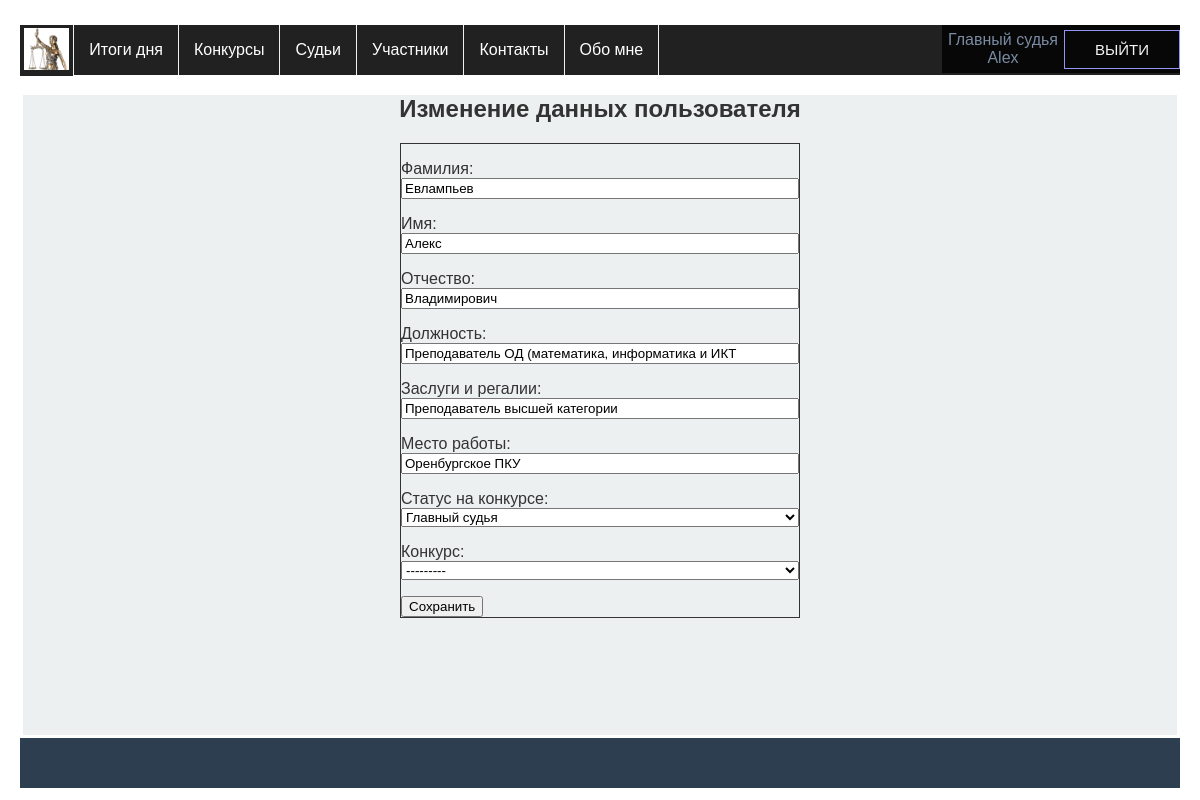
The page /judges/edit/2/ (signed in) on the database its author committed.
### app_for_judges/models.py (models this page shows, shortened)
class Judge(models.Model):
    STATUSES = (
        ('M', 'Главный судья'),
        ('J', 'Судья'),
        ('S', 'Секретарь'),
        ('O', 'Наблюдатель'),
    )
    class Meta:
        db_table = 'judges'
        verbose_name = _('Судья')
        verbose_name_plural = _('Судьи')
    user = models.OneToOneField(User, on_delete=models.CASCADE)
    patronymic = models.CharField(_('Отчество'), max_length=25, null=True, blank=True, default=None)
    post = models.CharField(_('Занимаемая должность'), max_length=100,
                            default='Преподаватель ОД (математика, информатика и ИКТ)')
    regalia = models.TextField(_('Заслуги и регалии'), default='Преподаватель высшей категории')
    organization = models.CharField(_('Место работы'), max_length=100, default='Оренбургское ПКУ')
    status = models.CharField(_('Статус на соревнованиях'), max_length=1,
                              choices=STATUSES, default='O')
    competitions = models.ManyToManyField(Competition, blank=True, default='Нет')

### app_for_judges/views.py (the view, shortened to what this page needs)
# urls.py: path('edit/<int:pk>/', edit_judge, name='edit_judge'),
@login_required
def edit_judge(request, pk):
    user = get_object_or_404(User, id=pk)
    if request.method == 'GET':
        context = {'form': JudgeEditForm(instance=user.judge,
                                         initial={'last_name': user.last_name, 'first_name': user.first_name}),
                   'id': pk}
        return render(request, 'app_for_judges/edit_judge.html', context)

### app_for_judges/forms.py
class JudgeEditForm(forms.ModelForm):
    class Meta:
        model = Judge
        fields = ['patronymic', 'post', 'regalia', 'organization']
    last_name = forms.CharField(max_length=25, label=_("Фамилия"))
    first_name = forms.CharField(max_length=25, label=_("Имя"))
    patronymic = forms.CharField(empty_value="", required=False, label=_("Отчество"))
    post = forms.CharField(max_length=100, label=_("Должность"))
    regalia = forms.CharField(empty_value="", required=False, label=_("Заслуги и регалии"))
    organization = forms.CharField(max_length=100, label=_("Место работы"))
    status = forms.ChoiceField(choices=Judge.STATUSES, label=_("Статус на конкурсе"))
    competition = forms.ModelChoiceField(
        queryset=Competition.objects.all().order_by('name'), blank=True, label=_("Конкурс"))
    field_order = ['last_name', 'first_name', 'patronymic', 'post', 'regalia', 'organization', 'status',
                   'competition']  # меняет порядок полей в форме

### app_for_competitions/models.py (called while the page is built)
    def __str__(self):
        return self.name

### app_for_judges/templates/app_for_judges/edit_judge.html (shortened to what this page needs)
{% extends 'base.html' %}
{% load static %}
{% block content %}
<h2 class="center">{% if id %} Изменение данных пользователя {% else %} Новый пользователь {% endif %}</h2>
<form method="post" novalidate>
    {{ form.as_p }}
    <input type="submit" value="Сохранить"/>
</form>
{% endblock content %}

### templates/base.html (shortened to what this page needs)
<!DOCTYPE html>
{% load static %}
<html lang="ru">
<head>
    <link rel="stylesheet" href="{% static 'css/stylesheet.css' %}" type="text/css">
</head>
<body>
<div class="wrapper">
    <header>
        <ul>
            <li>
                <a class="a_menu_logo" href="{% url 'home' %}">
                    <image class="logo" src="{% static 'image/femidalittle.png' %}">
                </a>
            </li>
            <li><a class="a_menu" href="{% url 'competition_result' %}">Итоги дня</a></li>
            <li><a class="a_menu" href="{% url 'all_competitions' %}">Конкурсы</a></li>
            <li><a class="a_menu" href="{% url 'all_judges' %}">Судьи</a></li>
            <li><a class="a_menu" href="#">Участники</a>
            </li>
            <li><a class="a_menu" href="{% url 'contacts' %}">Контакты</a></li>
            <li><a class="a_menu" href="{% url 'about' %}">Обо мне</a></li>
            <div class="container enter">
                {% if user.is_authenticated %}
                <div class="user_name">{{user.judge.get_status_display }} <br> {{ user.username }}</div>
                <a href="{% url 'users:logout' %}" class="btn a_btn">Выйти</a>
                {% else %}
                <a href="{% url 'users:login' %}" class="btn a_btn">Войти</a>
                <a href="{% url 'users:register' %}" class="btn a_btn">Регистрация</a>
                {% endif %}
            </div>
        </ul>
    </header>
    <main>
        {% block content %}{% endblock %}
    </main>
    <footer>
    </footer>
</div>
</body>
</html>

### static/css/stylesheet.css (style rules this page uses)
.wrapper { height: 90vh; flex-direction: column; }
main { flex: 1; background-color: #ecf0f1; min-height: 80vh; margin: 3px; }
header { height: 50px; }
footer { background-color: #2c3e50; color: white; height: 50px; padding: 5px; }
* { box-sizing: border-box; }
.center { text-align: center; }
ul { list-style: none; margin: 0; padding-left: 0; margin-top: 25px; background: #212121; height: 50px; }
.a_menu { text-decoration: none; background: #212121; color: #fff; padding: 0 15px; font-family: arial; line-height: 50px; display: block; border-right: 1px solid #ecf0f1; -moz-transition: all 0.3s 0.01s ease; -o-transition: all 0.3s 0.01s ease; -webkit-transition: all 0.3s 0.01s ease; }
.a_menu_logo { text-decoration: none; background: #212121; color: #fff; padding: 0 4px; display: block; border-right: 1px solid #ecf0f1; -moz-transition: all 0.3s 0.01s ease; -o-transition: all 0.3s 0.01s ease; -webkit-transition: all 0.3s 0.01s ease; }
.logo { margin: 3px auto 2px; height: 42px; }
.enter { float: right; }
li { float: left; position: relative; }
* { -moz-box-sizing: border-box; -webkit-box-sizing: border-box; box-sizing: border-box; }
html { color: #333333; font-size: 62.5%; }
body { font: normal 16px Tahoma, Geneva, Helvetica, sans-serif; margin: 0 auto; padding: 0; min-width: 1000px; }
@media only all and (min-width: 760px) { body { padding-left: 20px; padding-right: 20px; padding-right: 2rem; padding-left: 2rem; } }
.container { background: linear-gradient(rgba(0, 0, 0, 0.8), rgba(0, 0, 0, 0.8)); font-family: Arial, Helvetica, sans-serif; display: flex; justify-content: center; align-items: center; height: 3em; padding: 0; margin: 0; }
.a_btn { font-size: 1.5rem; padding: 1rem 3rem; color: #f4f4f4; text-transform: uppercase; }
.btn { text-decoration: none; border: 1px solid rgb(146, 148, 248); position: relative; overflow: hidden; display: flex; justify-content: center; }
.btn:before { content: ""; position: absolute; top: 0; left: -100%; width: 100%; height: 100%; background: linear-gradient( 120deg, transparent, rgba(146, 148, 248, 0.4), transparent ); transition: all 650ms; }
form { max-width: 400px; margin: 0 auto; border: 1px solid; }
label, input, textarea, select { display: block; width: 100%; }
input[type='submit'] { display: inline-block; width: auto; color: black; }
.user_name { color: #7a8ba2; margin: 6px; text-align: center; }

### rows shown on the page
Judge: patronymic "Владимирович", post "Преподаватель ОД (математика, информатика и ИКТ", regalia "Преподаватель высшей категории", organization "Оренбургское ПКУ", status "Главный судья"

### other values the page prints
{{ user.judge.get_status_display }} "Главный судья"
{{ user.username }} "Alex"
